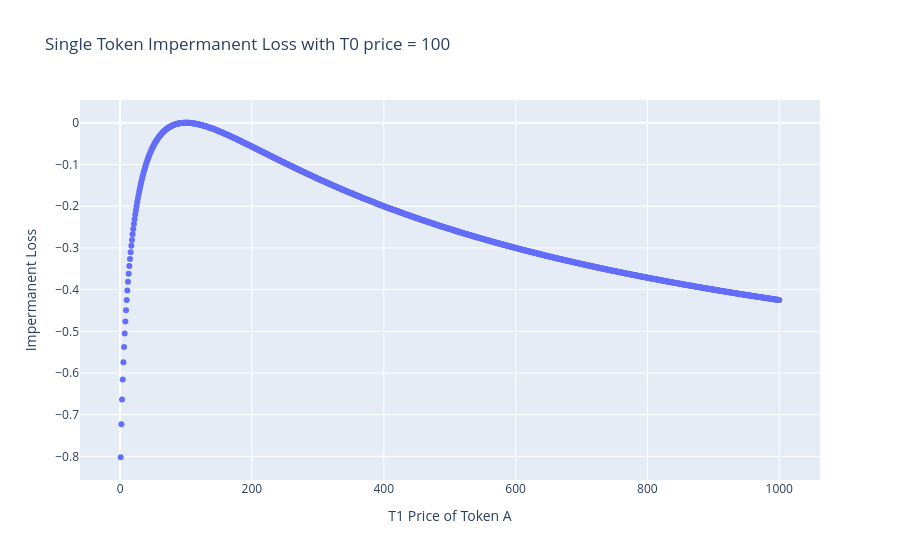

Notebook code cell kept with this figure:
### Markdown cell above
## Model - Single Token IL

We model IL on price change for one token in the pair, keeping the other constant.

### Code cell
def portValue(a_units, b_units, a_price, b_price):
    a_value = a_units * a_price
    b_value = b_units * b_price
    port_value = a_value + b_value
    return port_value

def impermanentLoss(a_units_t0, b_units_t0, a_price_t0, b_price_t0, price_pct_change):
    # constant product
    invariant = a_units_t0 * b_units_t0    
    # T1 price
    a_price_t1 = a_price_t0 * (1+price_pct_change)
    b_price_t1 = b_price_t0
    # see appendix/table for derivation
    a_units_t1 = np.sqrt(invariant/(a_price_t1/b_price_t1))
    b_units_t1 = np.sqrt(invariant/(b_price_t1/a_price_t1))
    # portfolio value at t0
    port_pool_t0 = portValue(a_units_t0, b_units_t0, a_price_t0, b_price_t0)
    port_hold_t0 = port_pool_t0
    # portfolio value at t1
    port_pool_t1 = portValue(a_units_t1, b_units_t1, a_price_t1, b_price_t1)
    port_hold_t1 = portValue(a_units_t0, b_units_t0, a_price_t1, b_price_t1)
    # returns
    port_pool_ret = port_pool_t1/port_pool_t0 - 1
    port_hold_ret = port_hold_t1/port_hold_t0 - 1
    # impermanent loss
    il = port_pool_t1/port_hold_t1 - 1
    
    # return a_units_t1, b_units_t1, port_pool_ret, port_hold_ret, il
    return il

il_list_single = []
for price_pct_change in (np.arange(-0.99,9.01,0.01)):
    il_list_single.append(
        impermanentLoss(
            0.1, #a_units_t0 
            10, #b_units_t0 
            100, #a_price_t0 
            1, #b_price_t0 
            price_pct_change
        )
    )


px.scatter(
    # price of Token A
    x=100*(np.arange(-0.99,9.01,0.01))+100, 
    # impermanent loss
    y=il_list_single,
    title=f'Single Token Impermanent Loss with T0 price = 100',
    labels={ 
        "x": "T1 Price of Token A",  
        "y": "Impermanent Loss"
    },
    # width=1400, 
    height=600,
)

### Figure 1 — Plotly figure (JSON) as saved in the notebook; plotly's stock layout.template omitted (floating-point values rounded to 4 significant figures; data arrays with more than 128 entries replaced by an {"elided": "..."} marker saying what was removed)
{"data": [{"hovertemplate": "T1 Price of Token A=%{x}<br>Impermanent Loss=%{y}<extra></extra>", "legendgroup": "", "marker": {"color": "#636efa", "symbol": "circle"}, "mode": "markers", "name": "", "orientation": "v", "showlegend": false, "type": "scatter", "x": {"elided": "1000 float values"}, "xaxis": "x", "y": {"elided": "1000 float values"}, "yaxis": "y"}], "layout": {"autosize": true, "legend": {"tracegroupgap": 0}, "title": {"text": "Single Token Impermanent Loss with T0 price = 100"}, "xaxis": {"anchor": "y", "autorange": true, "domain": [0, 1], "range": [-58.56, 1060.0], "title": {"text": "T1 Price of Token A"}, "type": "linear"}, "yaxis": {"anchor": "x", "autorange": true, "domain": [0, 1], "range": [-0.8556, 0.05357], "title": {"text": "Impermanent Loss"}, "type": "linear"}}}
